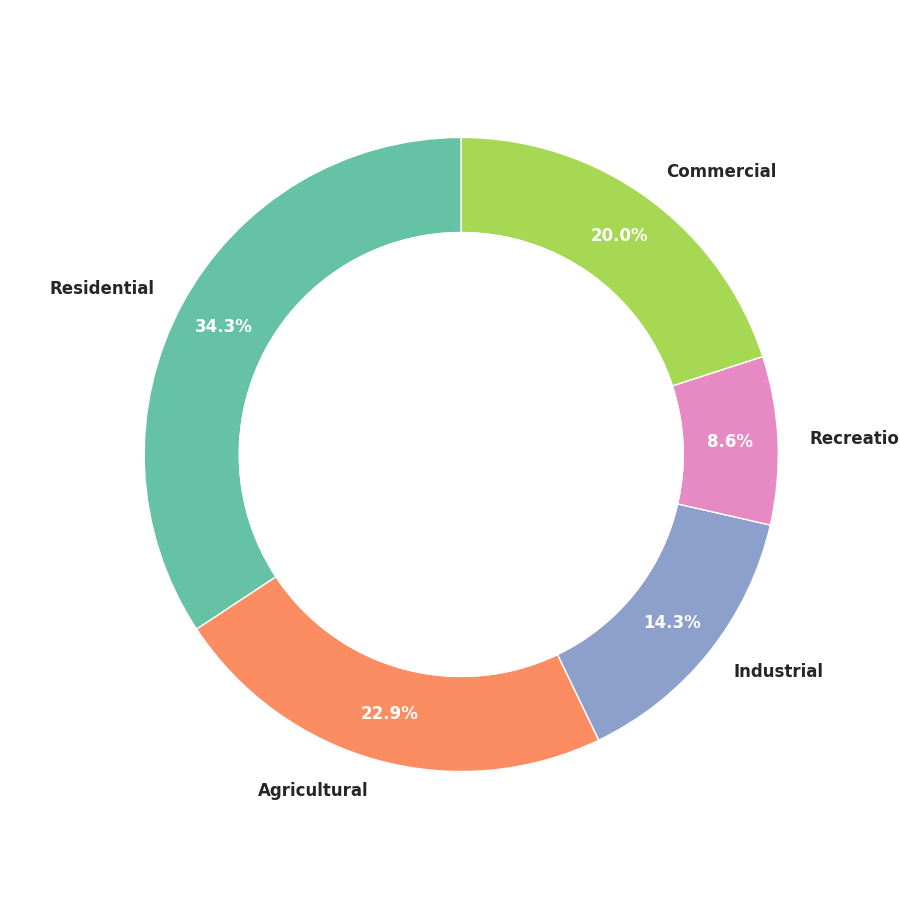

The script that drew this image:
import matplotlib.pyplot as plt
import numpy as np

sectors = ['Residential', 'Agricultural', 'Industrial', 'Recreational', 'Commercial']
water_usage = np.array([120, 80, 50, 30, 70])
colors = ['#66c2a5', '#fc8d62', '#8da0cb', '#e78ac3', '#a6d854']

fig, ax = plt.subplots(figsize=(9, 9))

wedges, texts, autotexts = ax.pie(
    water_usage,
    labels=sectors,
    autopct='%1.1f%%',
    pctdistance=0.85,
    colors=colors,
    startangle=90,
    wedgeprops=dict(width=0.3, edgecolor='w')
)

plt.setp(texts, size=12, weight='bold', va='center')
plt.setp(autotexts, size=12, color='white', weight='bold')

center_circle = plt.Circle((0, 0), 0.70, fc='white')
fig.gca().add_artist(center_circle)

ax.axis('equal')

plt.show()
